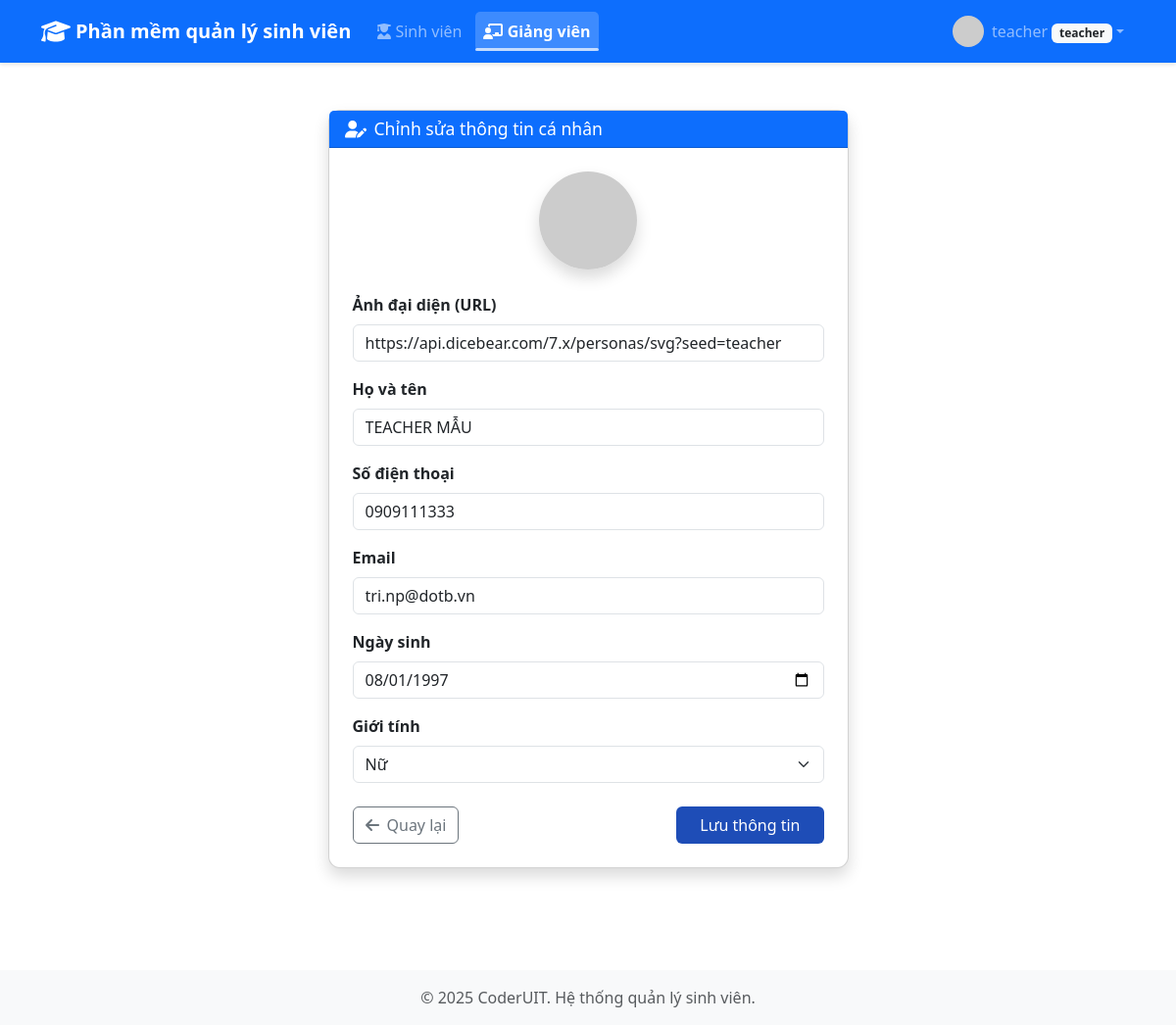
Before: /teachers/edit-profile (signed in) with the older database file.
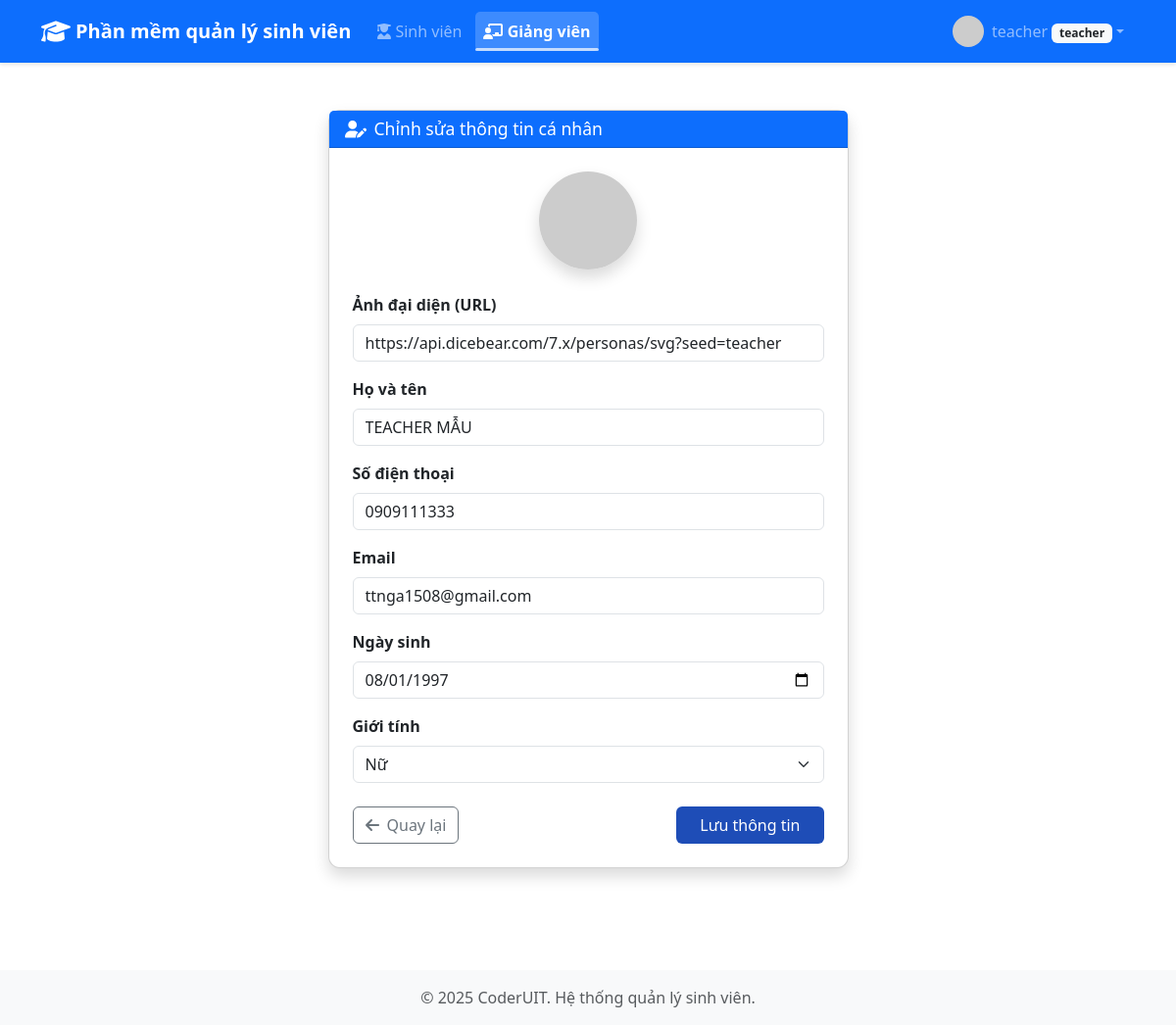
After: the same page with the newer database file.
### app/models.py (models this page shows, shortened)
class User(db.Model, UserMixin):
    id = db.Column(db.Integer, primary_key=True)
    username = db.Column(db.String(64), unique=True, nullable=False)
    password_hash = db.Column(db.String(128), nullable=False)
    role = db.Column(db.String(20), nullable=False)
    email = db.Column(db.String(100), unique=True)
    fullname = db.Column(db.String(100))
    phone = db.Column(db.String(20))
    birthdate = db.Column(db.Date)
    gender = db.Column(db.String(10))
    avatar = db.Column(db.String(255))
    teacher_code = db.Column(db.String(20), unique=True)
    student_code = db.Column(db.String(20), unique=True)
    class_id = db.Column(db.Integer, db.ForeignKey('class.id'))
    score = db.Column(db.Float)
    updated_at = db.Column(db.DateTime, default=datetime.utcnow, onupdate=datetime.utcnow)
    reset_password_token = db.Column(db.String(128))
    reset_password_expires = db.Column(db.DateTime)
    classes = db.relationship('Class', secondary=teacher_class, backref='teachers')

### app/teachers/routes.py (the view, shortened to what this page needs)
@teachers_bp.route('/edit-profile', methods=['GET', 'POST'])
@login_required
@teacher_required
def edit_profile():
    form = TeacherProfileForm(obj=current_user)
    return render_template('teachers/edit_profile.html', form=form)

### app/forms.py
class TeacherProfileForm(FlaskForm):
    avatar = StringField('Ảnh đại diện (URL)', validators=[Optional(), Length(max=255)])
    fullname = StringField('Họ và tên', validators=[DataRequired(), Length(max=100)])
    phone = StringField('Số điện thoại', validators=[Optional(), Length(max=20)])
    birthdate = DateField('Ngày sinh', format='%Y-%m-%d', validators=[Optional()])
    gender = SelectField('Giới tính', choices=[('Nam', 'Nam'), ('Nữ', 'Nữ'), ('Khác', 'Khác')], validators=[Optional()])
    email = StringField('Email', validators=[Optional(), Email(), Length(max=100)])
    submit = SubmitField('Lưu thông tin')

### app/__init__.py (called while the page is built)
@login_manager.user_loader
def load_user(user_id):
    from app.models import User
    return User.query.get(int(user_id))

### app/rules/permissions.py (called while the page is built)
def teacher_required(f):
    @wraps(f)
    def decorated_function(*args, **kwargs):
        if not current_user.is_authenticated or current_user.role != 'teacher':
            flash('Bạn không có quyền truy cập chức năng này.', 'danger')
            return redirect(url_for('index'))
        return f(*args, **kwargs)
    return decorated_function

### app/templates/teachers/edit_profile.html (shortened to what this page needs)
{% extends 'base.html' %}
{% block content %}
<div class="container mt-4" style="margin-bottom: 40px;">
    <div class="row justify-content-center">
        <div class="col-md-8 col-lg-6">
            <div class="card shadow">
                <div class="card-header bg-primary text-white">
                    <h6 class="mb-0" style="font-size:1.1rem;"><i class="fas fa-user-edit me-2" style="font-size:1.1rem;"></i>Chỉnh sửa thông tin cá nhân</h6>
                </div>
                <div class="card-body p-4">
                    <form method="POST">
                        <div class="mb-3 text-center">
                            <img src="{{ form.avatar.data or current_user.avatar or 'https://api.dicebear.com/7.x/adventurer/png?seed=teacher' }}" class="rounded-circle shadow mb-2" width="100" height="100" alt="Avatar">
                        </div>
                        <div class="mb-3">
                            {{ form.avatar.label(class="form-label fw-bold") }}
                            {{ form.avatar(class="form-control", placeholder="Nhập URL ảnh đại diện") }}
                        </div>
                        <div class="mb-3">
                            {{ form.fullname.label(class="form-label fw-bold") }}
                            {{ form.fullname(class="form-control", placeholder="Nhập họ và tên") }}
                        </div>
                        <div class="mb-3">
                            {{ form.phone.label(class="form-label fw-bold") }}
                            {{ form.phone(class="form-control", placeholder="Nhập số điện thoại") }}
                        </div>
                        <div class="mb-3">
                            {{ form.email.label(class="form-label fw-bold") }}
                            {{ form.email(class="form-control", placeholder="Nhập email") }}
                        </div>
                        <div class="mb-3">
                            {{ form.birthdate.label(class="form-label fw-bold") }}
                            {{ form.birthdate(class="form-control", type="date") }}
                        </div>
                        <div class="mb-3">
                            {{ form.gender.label(class="form-label fw-bold") }}
                            {{ form.gender(class="form-select") }}
                        </div>
                        <div class="d-flex justify-content-between mt-4">
                            <a href="{{ url_for('teachers.teacher_list') }}" class="btn btn-outline-secondary">
                                <i class="fas fa-arrow-left me-2"></i>Quay lại
                            </a>
                            {{ form.submit(class="btn btn-primary px-4") }}
                        </div>
                    </form>
                </div>
            </div>
        </div>
    </div>
</div>
{% endblock %}

### app/templates/base.html (shortened to what this page needs)
<!DOCTYPE html>
<html lang="vi">
<head>
    <link href="https://cdn.jsdelivr.net/npm/bootstrap@5.3.0-alpha1/dist/css/bootstrap.min.css" rel="stylesheet">
    <link rel="stylesheet" href="https://cdnjs.cloudflare.com/ajax/libs/font-awesome/6.1.1/css/all.min.css">
    <link rel="stylesheet" href="{{ url_for('static', filename='css/styles.css') }}">
</head>
<body style="min-height: 100vh; display: flex; flex-direction: column;">
    <nav class="navbar navbar-expand-lg navbar-dark bg-primary">
        <div class="container d-flex align-items-center justify-content-between">
            <span class="navbar-brand mb-0 d-flex align-items-center">
                <i class="fas fa-graduation-cap logo-icon"></i> Phần mềm quản lý sinh viên
            </span>
            <div class="collapse navbar-collapse" id="navbarNav">
                <ul class="navbar-nav">
                    {% if current_user.is_authenticated %}
                    {% if current_user.role == 'student' %}
                        <li class="nav-item">
                            <a class="nav-link {% if request.path.startswith('/students') %}active{% endif %}" href="{{ url_for('students.student_list') }}">
                                <i class="fas fa-user-graduate"></i> Sinh viên
                            </a>
                        </li>
                    {% else %}
                        <li class="nav-item">
                            <a class="nav-link {% if request.path.startswith('/students') %}active{% endif %}" href="{{ url_for('students.student_list') }}">
                                <i class="fas fa-user-graduate"></i> Sinh viên
                            </a>
                        </li>
                        {% if current_user.role == 'admin' or current_user.role == 'teacher' %}
                        <li class="nav-item">
                            <a class="nav-link {% if request.path.startswith('/teachers') %}active{% endif %}" href="{{ url_for('teachers.teacher_list') }}">
                                <i class="fas fa-chalkboard-teacher"></i> Giảng viên
                            </a>
                        </li>
                        {% endif %}
                    {% endif %}
                    {% endif %}
                </ul>
                <ul class="navbar-nav ms-auto">
                    {% if current_user.is_authenticated %}
                    <li class="nav-item dropdown">
                        <a class="nav-link dropdown-toggle d-flex align-items-center" href="#" id="userDropdown" role="button" data-bs-toggle="dropdown" aria-expanded="false">
                            <div class="user-avatar overflow-hidden me-2">
                                {% if current_user.avatar %}
                                    <img src="{{ current_user.avatar }}" alt="avatar" style="width:32px;height:32px;object-fit:cover;border-radius:50%;">
                                {% else %}
                                    <i class="fas fa-user fa-lg"></i>
                                {% endif %}
                            </div>
                            <span>{{ current_user.username }} <small class="badge bg-light text-dark">{{ current_user.role }}</small></span>
                        </a>
                    </li>
                    {% else %}
                    <li class="nav-item">
                        <a class="nav-link" href="{{ url_for('auth.login') }}">
                            <i class="fas fa-sign-in-alt"></i> Đăng nhập
                        </a>
                    </li>
                    {% endif %}
                </ul>
            </div>
        </div>
    </nav>
    <div class="custom-container mt-4 main-content" style="flex:1;">
        {% block content %}{% endblock %}
    </div>
    <footer class="footer mt-auto py-3 bg-light text-center" style="margin-top: 48px;">
        <div class="container">
            <span class="text-muted">&copy; 2025 CoderUIT. Hệ thống quản lý sinh viên.</span>
        </div>
    </footer>
</body>
</html>

Changed rows visible on the page:
changed User "teacher": email "tri.np@dotb.vn" → "ttnga1508@gmail.com"
